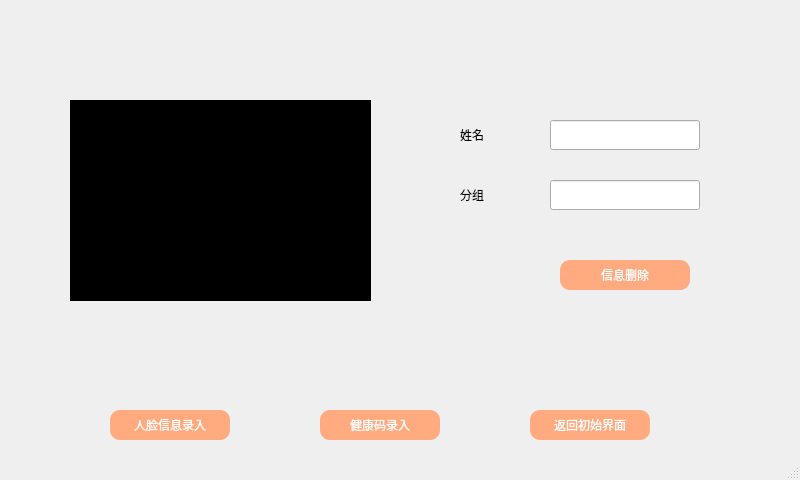
<?xml version="1.0" encoding="UTF-8"?>
<ui version="4.0">
 <class>MainWindow</class>
 <widget class="QMainWindow" name="MainWindow">
  <property name="geometry">
   <rect>
    <x>0</x>
    <y>0</y>
    <width>800</width>
    <height>480</height>
   </rect>
  </property>
  <property name="minimumSize">
   <size>
    <width>800</width>
    <height>480</height>
   </size>
  </property>
  <property name="maximumSize">
   <size>
    <width>800</width>
    <height>480</height>
   </size>
  </property>
  <property name="windowTitle">
   <string>神荼系统</string>
  </property>
  <property name="styleSheet">
   <string notr="true">#MainWindow{border-image: url(:/lay/ApiBackground.PNG);}


</string>
  </property>
  <widget class="QWidget" name="centralwidget">
   <widget class="QPushButton" name="FacesendBt">
    <property name="geometry">
     <rect>
      <x>110</x>
      <y>410</y>
      <width>120</width>
      <height>30</height>
     </rect>
    </property>
    <property name="minimumSize">
     <size>
      <width>120</width>
      <height>30</height>
     </size>
    </property>
    <property name="maximumSize">
     <size>
      <width>120</width>
      <height>30</height>
     </size>
    </property>
    <property name="styleSheet">
     <string notr="true">border-radius:10px;padding:2px 4px;
font: 75 6pt &quot;Arial&quot;;
color: rgb(255, 255, 255);
background-color: rgb(255, 170, 127)</string>
    </property>
    <property name="text">
     <string>人脸信息录入</string>
    </property>
   </widget>
   <widget class="QPushButton" name="GoBackBt">
    <property name="geometry">
     <rect>
      <x>530</x>
      <y>410</y>
      <width>120</width>
      <height>30</height>
     </rect>
    </property>
    <property name="minimumSize">
     <size>
      <width>120</width>
      <height>30</height>
     </size>
    </property>
    <property name="maximumSize">
     <size>
      <width>120</width>
      <height>30</height>
     </size>
    </property>
    <property name="styleSheet">
     <string notr="true">border-radius:10px;padding:2px 4px;
font: 75 6pt &quot;Arial&quot;;
color: rgb(255, 255, 255);
background-color: rgb(255, 170, 127)</string>
    </property>
    <property name="text">
     <string>返回初始界面</string>
    </property>
   </widget>
   <widget class="QPushButton" name="DeleteBt">
    <property name="geometry">
     <rect>
      <x>560</x>
      <y>260</y>
      <width>130</width>
      <height>30</height>
     </rect>
    </property>
    <property name="minimumSize">
     <size>
      <width>120</width>
      <height>30</height>
     </size>
    </property>
    <property name="maximumSize">
     <size>
      <width>130</width>
      <height>30</height>
     </size>
    </property>
    <property name="styleSheet">
     <string notr="true">border-radius:10px;padding:2px 4px;
font: 75 6pt &quot;Arial&quot;;
color: rgb(255, 255, 255);
background-color: rgb(255, 170, 127)</string>
    </property>
    <property name="text">
     <string>信息删除</string>
    </property>
   </widget>
   <widget class="QPushButton" name="CodesendBt">
    <property name="geometry">
     <rect>
      <x>320</x>
      <y>410</y>
      <width>120</width>
      <height>30</height>
     </rect>
    </property>
    <property name="minimumSize">
     <size>
      <width>120</width>
      <height>30</height>
     </size>
    </property>
    <property name="maximumSize">
     <size>
      <width>120</width>
      <height>30</height>
     </size>
    </property>
    <property name="styleSheet">
     <string notr="true">border-radius:10px;padding:2px 4px;
background-color: rgb(255, 170, 127);
font: 75 6pt &quot;Arial&quot;;
color: rgb(255, 255, 255);
</string>
    </property>
    <property name="text">
     <string>健康码录入</string>
    </property>
   </widget>
   <widget class="QLineEdit" name="name">
    <property name="geometry">
     <rect>
      <x>550</x>
      <y>120</y>
      <width>150</width>
      <height>30</height>
     </rect>
    </property>
    <property name="minimumSize">
     <size>
      <width>150</width>
      <height>30</height>
     </size>
    </property>
    <property name="maximumSize">
     <size>
      <width>300</width>
      <height>40</height>
     </size>
    </property>
    <property name="styleSheet">
     <string notr="true"/>
    </property>
   </widget>
   <widget class="QLabel" name="label">
    <property name="geometry">
     <rect>
      <x>460</x>
      <y>120</y>
      <width>65</width>
      <height>30</height>
     </rect>
    </property>
    <property name="minimumSize">
     <size>
      <width>65</width>
      <height>30</height>
     </size>
    </property>
    <property name="maximumSize">
     <size>
      <width>100</width>
      <height>40</height>
     </size>
    </property>
    <property name="styleSheet">
     <string notr="true">font: 75 13pt &quot;Arial&quot;;</string>
    </property>
    <property name="text">
     <string>姓名</string>
    </property>
   </widget>
   <widget class="QLabel" name="label_3">
    <property name="geometry">
     <rect>
      <x>460</x>
      <y>180</y>
      <width>65</width>
      <height>30</height>
     </rect>
    </property>
    <property name="minimumSize">
     <size>
      <width>65</width>
      <height>30</height>
     </size>
    </property>
    <property name="maximumSize">
     <size>
      <width>100</width>
      <height>40</height>
     </size>
    </property>
    <property name="styleSheet">
     <string notr="true">font: 75 13pt &quot;Arial&quot;;</string>
    </property>
    <property name="text">
     <string>分组</string>
    </property>
   </widget>
   <widget class="QLineEdit" name="Groupname">
    <property name="geometry">
     <rect>
      <x>550</x>
      <y>180</y>
      <width>150</width>
      <height>30</height>
     </rect>
    </property>
    <property name="minimumSize">
     <size>
      <width>150</width>
      <height>30</height>
     </size>
    </property>
    <property name="maximumSize">
     <size>
      <width>300</width>
      <height>40</height>
     </size>
    </property>
    <property name="styleSheet">
     <string notr="true"/>
    </property>
   </widget>
   <widget class="QLabel" name="CameraShow">
    <property name="geometry">
     <rect>
      <x>70</x>
      <y>100</y>
      <width>301</width>
      <height>201</height>
     </rect>
    </property>
    <property name="minimumSize">
     <size>
      <width>280</width>
      <height>180</height>
     </size>
    </property>
    <property name="maximumSize">
     <size>
      <width>900</width>
      <height>650</height>
     </size>
    </property>
    <property name="styleSheet">
     <string notr="true">background-color: rgb(0, 0, 0);
font: 12pt &quot;华文中宋&quot;;
color: rgb(255, 255, 255);</string>
    </property>
    <property name="frameShape">
     <enum>QFrame::StyledPanel</enum>
    </property>
    <property name="text">
     <string/>
    </property>
    <property name="alignment">
     <set>Qt::AlignCenter</set>
    </property>
   </widget>
  </widget>
  <widget class="QMenuBar" name="menubar">
   <property name="geometry">
    <rect>
     <x>0</x>
     <y>0</y>
     <width>800</width>
     <height>22</height>
    </rect>
   </property>
  </widget>
  <widget class="QStatusBar" name="statusbar"/>
 </widget>
 <resources>
  <include location="welcome.qrc"/>
 </resources>
 <connections/>
</ui>
